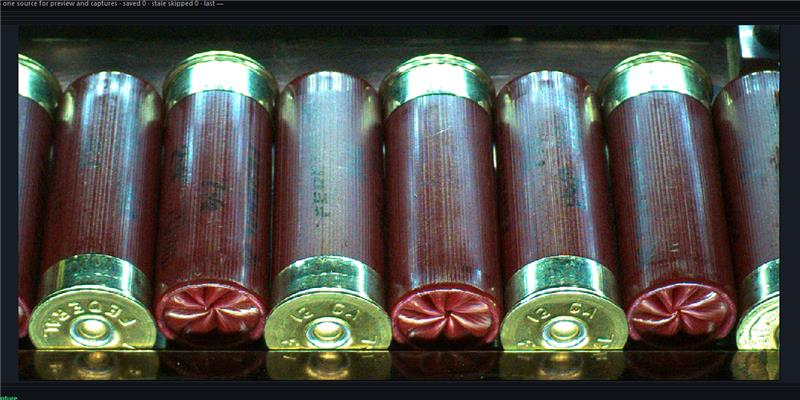
#> input picture references/flashlight-45-lighting-20260912.jpg, 800 x 400 px, given in place of assembly_0000361000_f001_part.png, which was not available
$ python assembly_topdown_page.py ../references
#> lines starting #> are read from the running program, lines starting #| are printed output that depends on the picture; pictures that were not available may be replaced by others from this repository, and a replacement may not be noted
### verification/assembly_dent_page.py
"""Native scene and magnified geometric-support review for the small dents."""
import argparse
import html
import json
from pathlib import Path
import shutil
from PIL import Image,ImageDraw

ROOT=Path(__file__).resolve().parents[1]

def build(root):
    root=Path(root).resolve();assets=root/'review_assets';assets.mkdir(exist_ok=True)
    reference=Path(r'C:\Users\daugh\Downloads\CheckWeighShell\CheckWeighShell\images\20260904_051433_717_cam3936.jpg')
    shutil.copy2(reference,assets/'real.jpg')
    old=ROOT/'verification/assembly_realism_v2_final/balanced/all/images/assembly_0000260915_f001.png'
    shutil.copy2(old,assets/'previous.png')
    images=[];cards=[];rows=[]
    for path in sorted((root/'metadata').glob('*.json')):
        info=json.loads(path.read_text());im=Image.open(root/info['image']).convert('RGB')
        recipe=info['recipe'];items=recipe['instances']
        family=items[0].get('dent_family',items[0]['kind']) if items else 'good'
        boxes=[a['bbox_xywh'] for a in info['parts'] if a['specimen_id']==recipe['specimen_id']]
        x=min(b[0] for b in boxes)-18;y=min(b[1] for b in boxes)-28
        right=max(b[0]+b[2] for b in boxes)+18;bottom=max(b[1]+b[3] for b in boxes)+28
        crop=im.crop((x,y,right,bottom));crop.save(assets/(path.stem+'_part.png'))
        parts=[];defects=[]
        for field,target,color in [('parts',parts,'#69d9ff'),('annotations',defects,'#ff8263')]:
            for a in info[field]:
                bx,by,bw,bh=a['bbox_xywh']
                target.append(f'<rect x="{bx}" y="{by}" width="{bw}" height="{bh}"/><text x="{bx}" y="{by-7}">{a["name"]}</text>')
        overlays='<g class="parts" stroke="#69d9ff" fill="#69d9ff">'+''.join(parts)+'</g><g class="defects" stroke="#ff8263" fill="#ff8263">'+''.join(defects)+'</g>'
        annotations=[a for a in info['annotations'] if a['specimen_id']==recipe['specimen_id']]
        sizes=', '.join(f'{a["bbox_xywh"][2]} × {a["bbox_xywh"][3]} px' for a in annotations) or 'No visible defect box'
        sizes+=' · '+recipe.get('lighting','BALANCED').replace('_',' ').title()
        detail=''
        if annotations:
            a=annotations[0];bx,by,bw,bh=a['bbox_xywh'];pad=32
            close=im.crop((bx-pad,by-pad,bx+bw+pad,by+bh+pad))
            close.save(assets/(path.stem+'_detail.png'))
            detail=f'<img class="close" src="review_assets/{path.stem}_detail.png" title="Magnified native defect crop">'
        cards.append(f'<article><header><h2>{html.escape(family.replace("_"," ").title())}</h2><p>{sizes} · seed {recipe["seed"]}</p></header><div class="scene"><img src="{info["image"]}"><svg viewBox="0 0 1920 1200">{overlays}</svg></div><div class="detail"><img class="part" src="review_assets/{path.stem}_part.png">{detail}</div></article>')
        rows.append(dict(sample=path.stem,family=family,visible_defect_sizes=[a['bbox_xywh'][2:] for a in annotations]))
        images.append(info['image'])
    (root/'review_summary.json').write_text(json.dumps(rows,indent=2))
    (root/'index.html').write_text('''<!doctype html><html lang="en"><meta charset="utf-8"><meta name="viewport" content="width=device-width,initial-scale=1"><title>Small and shallow dents · Assembly Studio</title>
<style>:root{color-scheme:dark}body{margin:26px auto;padding:0 22px;max-width:1600px;background:#0d161d;color:#e2edf0;font:15px Segoe UI,system-ui}h1{font-size:30px}h2{font-size:18px;margin:0}p{color:#a3bdc8;line-height:1.6}.bar{position:sticky;top:0;background:#14252f;padding:14px;z-index:3;display:flex;gap:22px;border-radius:8px}.grid,.refs{display:grid;grid-template-columns:1fr 1fr;gap:18px;margin:20px 0}article{background:#172630;border:1px solid #29414e;border-radius:10px;overflow:hidden}header{padding:16px}header p{margin-bottom:0}img{display:block;width:100%}.scene{position:relative}.scene svg{position:absolute;inset:0;width:100%;height:100%;font-size:22px}svg rect{fill:none;stroke-width:3}svg text{stroke:none}.parts,.defects{display:none}.show-parts .parts,.show-defects .defects{display:block}.detail{display:flex;gap:12px;align-items:center;padding:12px;background:#101d25}.part{width:75%;object-fit:contain}.close{width:23%;image-rendering:auto;border:1px solid #3e626e}.note{padding:14px;background:#13232d;border-radius:8px}a{color:#8fe0ce}@media(max-width:900px){.grid,.refs{grid-template-columns:1fr}}input{accent-color:#71dcc2}</style>
<h1>Smaller dents, subtler reflections</h1><p>New dent mix: approximately 65% small circular, 20% broad shallow, 15% larger varied. Class ratios and fold coverage stay unchanged. Native 1920 × 1200 images; enlarged crops below each frame reveal the small features.</p>
<div class="bar"><label><input type="checkbox" onchange="document.body.classList.toggle('show-defects',this.checked)"> Defect boxes</label><label><input type="checkbox" onchange="document.body.classList.toggle('show-parts',this.checked)"> Shell / ferrule boxes</label></div>
<div class="refs"><article><header><h2>Real camera reference</h2></header><img src="review_assets/real.jpg"></article><article><header><h2>Previous refined environment</h2></header><img src="review_assets/previous.png"></article></div>
<p class="note">The updated scene replaces the flat pale rail with a curved metallic face, rounds the fastener ends, and reduces track bump. These remain inferred fixtures. Boxes follow visible geometric support; especially shallow dents may still be difficult to detect under some lighting. The real photograph is a review asset only, outside the synthetic image folders.</p>
<div class="grid">'''+''.join(cards)+'</div></html>',encoding='utf-8')
    print(json.dumps(rows,indent=2))

# [2 lines that do not run on import are left out]

### verification/assembly_topdown_page.py
"""Build a transparent real/old/new camera comparison, outside training data."""
import argparse
import json
from pathlib import Path
from PIL import Image,ImageDraw
from assembly_dent_page import build,ROOT


def main(root):
    root=root.resolve();build(root)
    assets=root/'review_assets'
    key='assembly_0000361000_f001'
    newer=Image.open(assets/(key+'_part.png')).convert('RGB')
#> newer is the input picture: PIL image 800x400 RGB; mean R, G, B 79.4, 78.3, 72.6
    # Native real crop, with margins matching the generated-part crops.
    real=Image.open(assets/'real.jpg').crop((576,700,1170,849)).convert('RGB')
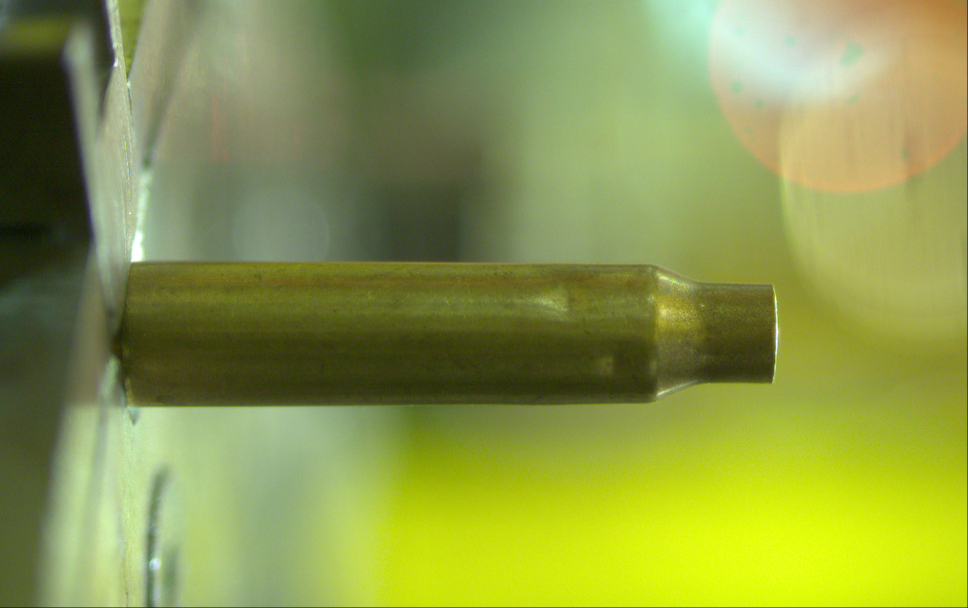
#> input picture references/godslight-horizontal.jpg, 1936 x 1216 px, given in place of real.jpg, which was not available (shown at 1/2 size)
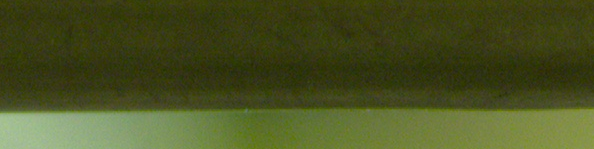
#> real: PIL image 594x149 RGB; mean R, G, B 72.9, 80.8, 33.2
    previous_root=ROOT/'verification/assembly_small_dents_v3_final'
    old=Image.open(previous_root/'review_assets'/(key+'_part.png')).convert('RGB')
#> old is the input picture: PIL image 1936x1216 RGB; mean R, G, B 139.3, 152.5, 72.7
    crops=[('REAL CAMERA - supplied cam3936 reference',real),('PREVIOUS - lower camera and procedural background',old),('UPDATED - elevated camera, rendered part / real empty track',newer)]
    canvas=Image.new('RGB',(max(im.width for _,im in crops)+32,sum(im.height+48 for _,im in crops)+16),(15,27,35))
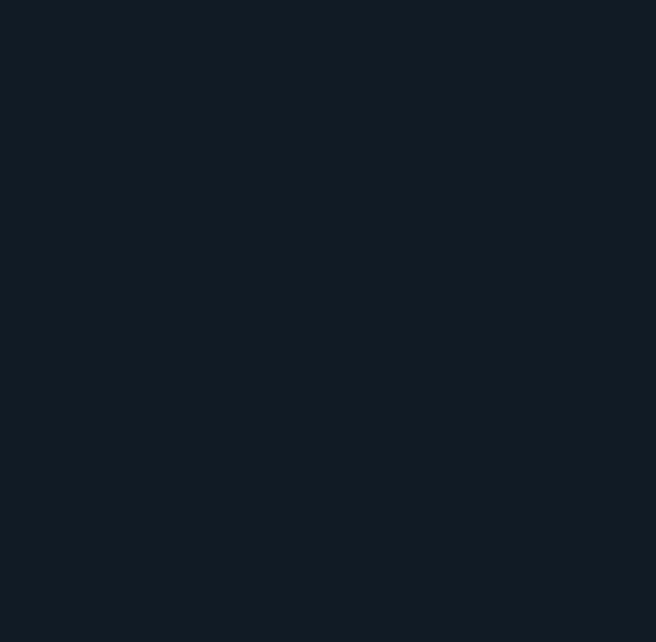
#> canvas: PIL image 1968x1925 RGB (shown at 1/3 size); mean R, G, B 15, 27, 35
    draw=ImageDraw.Draw(canvas);y=12
    for title,im in crops:
        draw.text((16,y),title,fill=(220,235,239));canvas.paste(im,(16,y+24));y+=im.height+48
#> this loop made 3 passes
#> y on passes 2 to 3: 1473, 1921
#> (title, y) on pass 1: ('REAL CAMERA - supplied cam3936 reference', 209)
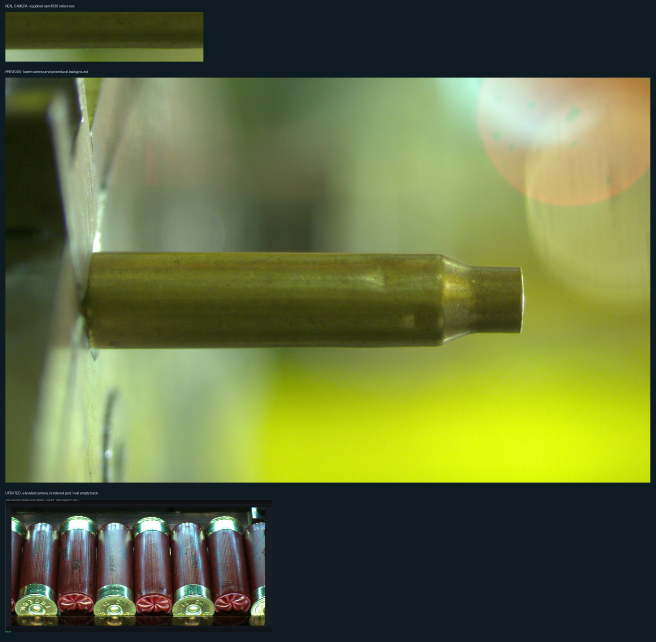
#> canvas: PIL image 1968x1925 RGB (shown at 1/3 size); mean R, G, B 99.1, 110.7, 61.6
#> after the loop, y = 1921
    canvas.save(assets/'native_comparison.png')
    page=(root/'index.html').read_text(encoding='utf-8')
    page=page.replace('Small and shallow dents · Assembly Studio','Elevated camera comparison · Assembly Studio')
    page=page.replace('Smaller dents, subtler reflections','Closer to the real camera view')
    start=page.index('<p class="note">');end=page.index('</p>',start)+4
    note='''<p class="note">New default: <b>CAMERA_MATCHED</b>. The camera is about 36° above the track, compared with the previous low view. The nominal assembly is fitted to approximately 550 pixels wide, centered near (872, 775), at native 1920 × 1200. These are inferred camera parameters, not measured calibration. Movement follows the photographed diagonal corridor.</p>
<p class="note">This is a <b>hybrid rendering</b>: the background comes from two visually checked, empty frames of this machine. Every visible assembly, defect and contact shadow is rendered in Blender. No real product is copied into the generated images. Source names and hashes are recorded in metadata. The original and refined fully procedural environments remain available.</p>
<p class="note">The part's copper, neck, four-bar balance and shaded brass have been adjusted. The crops below are shown at native pixels, with different crop widths preserved. The finish and reflections can still reveal the rendering; this review does not establish indistinguishability or transfer accuracy. A model evaluation on held-out real parts and a separate capture session is still needed. Geometric label support does not guarantee that a shallow dent is visually detectable.</p>
<article><header><h2>Native part crops — real / previous / updated</h2></header><img src="review_assets/native_comparison.png" style="width:auto;max-width:100%;margin:0 auto"></article>'''
    page=page[:start]+note+page[end:]
    page=page.replace('New dent mix:','Dent mix:')
    (root/'index.html').write_text(page,encoding='utf-8')


if __name__=='__main__':
    p=argparse.ArgumentParser();p.add_argument('root',type=Path);main(p.parse_args().root)
